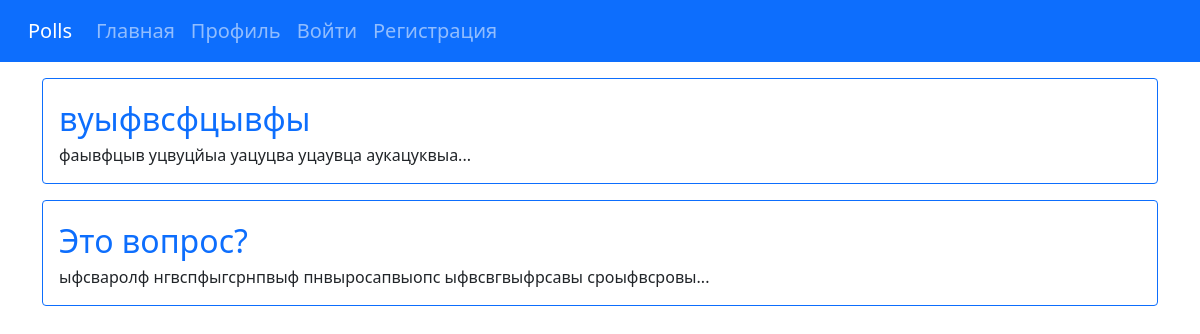
Before: /polls/ with the older database file.
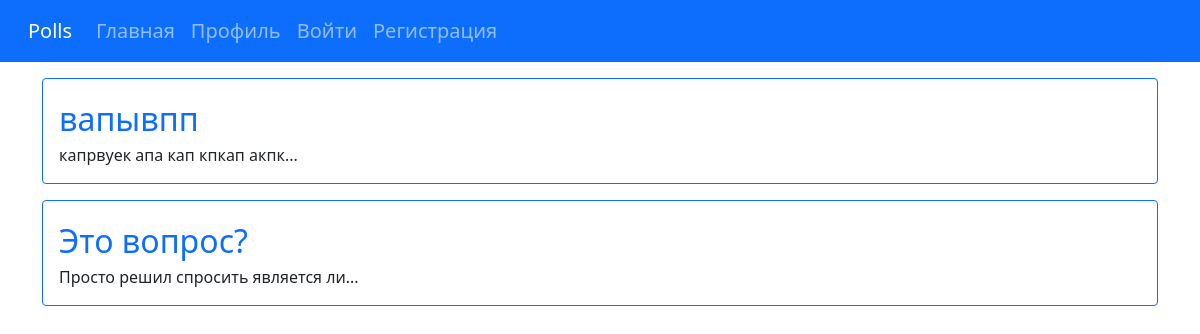
After: the same page with the newer database file.
### polls/models.py (models this page shows, shortened)
class Question(models.Model):
    question_text = models.CharField(max_length=200)
    description = models.TextField(null=True, blank=True)
    img = models.ImageField(null=True, blank=True, upload_to='static/img/')
    pub_date = models.DateTimeField('date published')
    voted_users = models.ManyToManyField(SomeUser, null=True, blank=True, verbose_name='Проголосовавшие',
                                         related_name='related_user')

### polls/views.py (the view)
# urls.py: path('', views.IndexView.as_view(), name='index'),
class IndexView(generic.ListView):
    template_name = 'polls/index.html'
    context_object_name = 'latest_question_list'
    def get_queryset(self):
        return Question.objects.order_by('-pub_date').filter(
            pub_date__range=[datetime.datetime.now() - datetime.timedelta(days=30), datetime.datetime.now()]
        )
    def get_context_data(self, **kwargs):
        context = super(IndexView, self).get_context_data(**kwargs)
        context['description'] = Question.objects.all().values_list('description')
        return context

### polls/templatetags/templates.py (called while the page is built)
@register.simple_tag()
def textSlice(text, *args, **kwargs):
    return ' '.join(text.split()[:5]) + '...'

### polls/templates/polls/index.html (shortened to what this page needs)
{% extends 'base.html' %}
{% load templates %}
{% load bootstrap4 %}
{% block content %}
    {% for question in latest_question_list %}
    <div class="index card border border-primary">
  <div class="card-body">
    <a href="{% url 'polls:detail' question.id %}" class="card-title text-decoration-none fs-2">{{question.question_text}}</a>
    <p class="card-text">{% textSlice question.description %}</p>
  </div>
</div>
    {% endfor %}
{% endblock %}

Changed rows visible on the page:
removed Question: question_text "вуыфвсфцывфы", description "фаывфцыв уцвуцйыа уацуцва уцаувца аукацуквыа..."
added Question: question_text "вапывпп", description "капрвуек апа кап кпкап акпк..."
changed Question "Это вопрос?": description "ыфсваролф нгвспфыгсрнпвыф пнвыросапвыопс ыфвсвгвыфрсавы сроыфвсровы..." → "Просто решил спросить является ли..."
